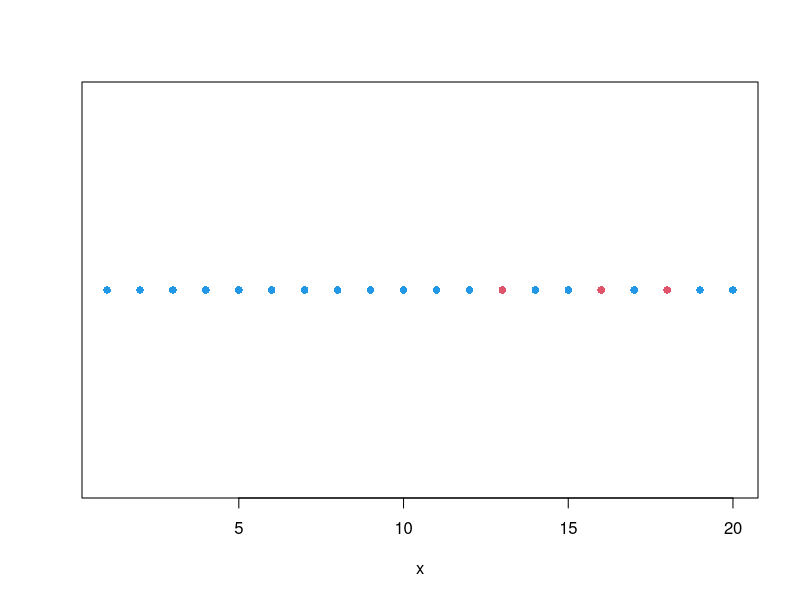
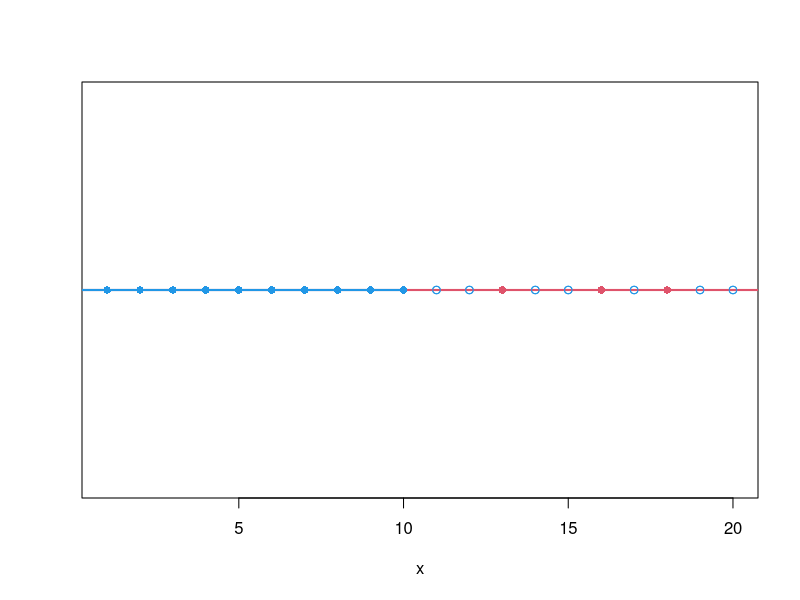
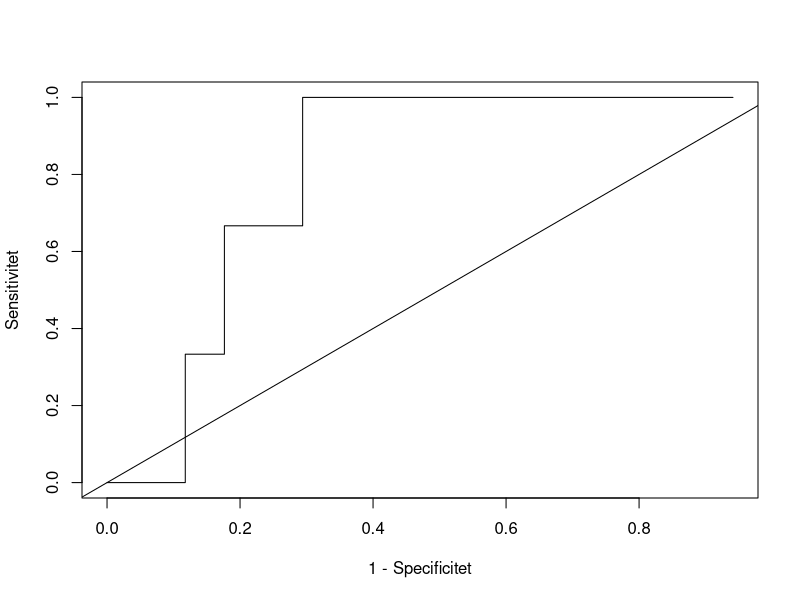
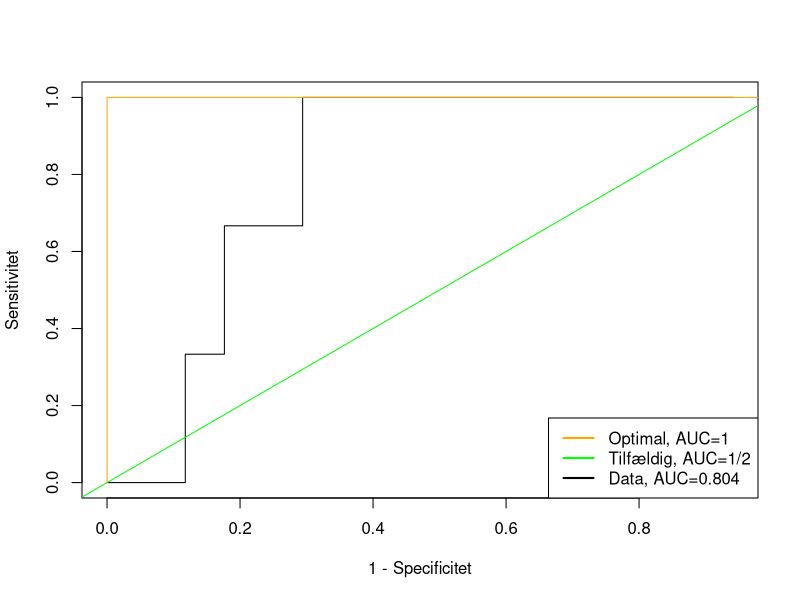
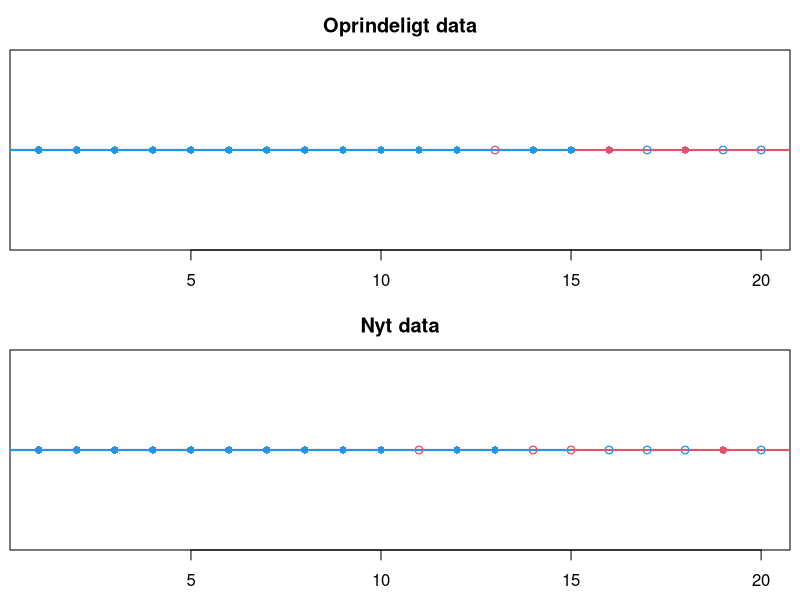

Recreate these plots in R, in order.
## ---- chunk 1
#| echo: false
#| fig-cap: Et lille dataeksempel med 20 datapunkter. 
#| label: fig-data_eksempel
x<-1:20
y<-c(rep(0,12),1,rep(0,2),1,0, 1 ,0,0 )
plot(x,rep(1,20),col=-2*y+4,pch=16,yaxt="n",ylab="")

fejl<-rep(0,20)
for( t in 1:20){
tf<-as.numeric(x>t)
fejl[t]<-sum(tf!=y)
}
## ---- chunk 2
#| echo: false
#| fig-cap: Klassifikation med $t=10$. Observationer i det blå område prædikteres blå, mens observationer i det røde område  prædikteres røde. Udfyldte cirkler angiver korrekte klassifikationer. Åbne cirkler angiver fejlklassifikationer. 
#| label: fig-t10
x<-1:20
y<-c(rep(0,12),1,rep(0,2),1,0, 1 ,0,0 )
t<-10
pred<- as.numeric(x>t)
korrekt<-(pred==y)
color<- -2*y+4
ch<- rep(1,20)
ch[korrekt]<-16
plot(x,rep(1,20),col=color,pch=ch,yaxt="n",ylab="")
abline(1,0,col=2,lwd=2)
lines(c(-5,t),c(1,1),col=4,lwd=2)
points(x,rep(1,20),col=-2*y+4,pch=ch)
## ---- chunk 3
#| echo: false
#| fig-cap: ROC-kurve for dataeksemplet i @fig-data_eksempel
#| label: fig-roc
sen<-c(rep(1,12),rep(2/3,3),rep(1/3,2),rep(0,3))
spe<-c((1:12)/17,12/17,13/17 ,14/17, (14:15)/17,(15:17)/17)
plot(1-spe,sen,type="l",xlab="1 - Specificitet",ylab="Sensitivitet")
abline(0,1)
## ---- chunk 4
#| echo: false
#| fig-cap: AUC for perfekt klassifikation (orange), tilfældig klassifikation (grøn) og vores dataeksempel (sort)
#| label: fig-auc
sen<-c(rep(1,12),rep(2/3,3),rep(1/3,2),rep(0,3))
spe<-c((1:12)/17,12/17,13/17 ,14/17, (14:15)/17,(15:17)/17)
plot(1-spe,sen,type="l",xlab="1 - Specificitet",ylab="Sensitivitet")
abline(0,1,col="green")
lines(c(0,0,1),c(0,1,1),col="orange")
legend("bottomright",          # Position
       legend = c("Optimal, AUC=1", "Tilfældig, AUC=1/2","Data, AUC=0.804"), 
       lty = c(1, 1, 1),           
       col = c("orange", "green","black"),        
       lwd = 2) 
## ---- chunk 5
#| echo: false
#| fig-cap: Det oprindelige data fra @fig-data_eksempel og et nyt datasæt klassificeret ud fra $t=15$
#| label: fig-test-data
par(mfrow=c(2,1), mar = c(2.5,.5,2.5,.5))

x<-1:20
y<-c(rep(0,12),1,rep(0,2),1,0, 1 ,0,0 )
t<-15
pred<- as.numeric(x>t)
korrekt<-(pred==y)
color<- -2*y+4
ch<- rep(1,20)
ch[korrekt]<-16
plot(x,rep(1,20),col=color,pch=ch,yaxt="n",ylab="",main="Oprindeligt data")
abline(1,0,col=2,lwd=2)
lines(c(-5,t),c(1,1),col=4,lwd=2)
points(x,rep(1,20),col=-2*y+4,pch=ch)

x<-1:20
y<-c(rep(0,10),1,0, 0,1,1,0 ,0,0,1 ,0)
t<-15
pred<- as.numeric(x>t)
korrekt<-(pred==y)
color<- -2*y+4
ch<- rep(1,20)
ch[korrekt]<-16
plot(x,rep(1,20),col=color,pch=ch,yaxt="n",ylab="",main="Nyt data")
abline(1,0,col=2,lwd=2)
lines(c(-5,t),c(1,1),col=4,lwd=2)
points(x,rep(1,20),col=-2*y+4,pch=ch)


